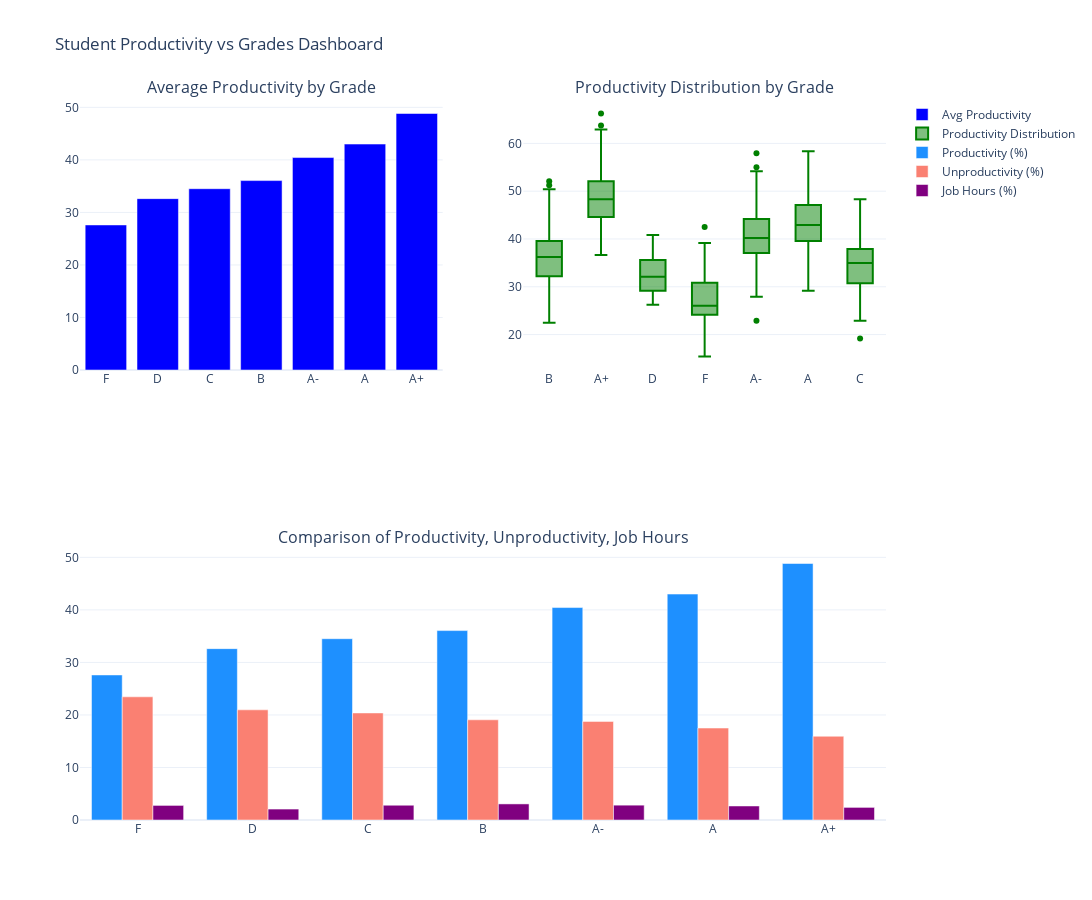

Write notebook code for a chart like this one.
### Code cell
import plotly.graph_objects as go
from plotly.subplots import make_subplots
import plotly.express as px

avg_productivity = df.groupby('grades')['percentage_of_prductivity'].mean().reset_index()
avg_values = df.groupby('grades')[['percentage_of_prductivity', 'percentage_of_unprductivity', 'percentage_of_job_hours']].mean().reset_index()

fig = make_subplots(
    rows=2, cols=2,
    subplot_titles=("Average Productivity by Grade", "Productivity Distribution by Grade", "Comparison of Productivity, Unproductivity, Job Hours"),
    specs=[[{"type": "bar"}, {"type": "box"}],
           [{"colspan": 2, "type": "bar"}, None]] 
)

fig.add_trace(
    go.Bar(
        x=avg_productivity['grades'],
        y=avg_productivity['percentage_of_prductivity'],
        marker_color='blue',
        name="Avg Productivity"
    ),
    row=1, col=1
)

fig.add_trace(
    go.Box(
        x=df['grades'],
        y=df['percentage_of_prductivity'],
        marker_color='green',
        name="Productivity Distribution"
    ),
    row=1, col=2
)

fig.add_trace(
    go.Bar(
        x=avg_values['grades'],
        y=avg_values['percentage_of_prductivity'],
        name="Productivity (%)",
        marker_color='dodgerblue'
    ),
    row=2, col=1
)
fig.add_trace(
    go.Bar(
        x=avg_values['grades'],
        y=avg_values['percentage_of_unprductivity'],
        name="Unproductivity (%)",
        marker_color='salmon'
    ),
    row=2, col=1
)
fig.add_trace(
    go.Bar(
        x=avg_values['grades'],
        y=avg_values['percentage_of_job_hours'],
        name="Job Hours (%)",
        marker_color='purple'
    ),
    row=2, col=1
)

fig.update_layout(
    title_text="Student Productivity vs Grades Dashboard",
    height=900,
    width=1200,
    barmode='group',
    template='plotly_white',
    showlegend=True
)

fig.show();

### Figure 1 — Plotly figure (JSON) as saved in the notebook; plotly's stock layout.template omitted (floating-point values rounded to 4 significant figures; data arrays with more than 128 entries replaced by an {"elided": "..."} marker saying what was removed)
{"data": [{"marker": {"color": "blue"}, "name": "Avg Productivity", "type": "bar", "x": ["F", "D", "C", "B", "A-", "A", "A+"], "xaxis": "x", "y": [27.62, 32.62, 34.51, 36.06, 40.44, 43.01, 48.83], "yaxis": "y"}, {"marker": {"color": "green"}, "name": "Productivity Distribution", "type": "box", "x": {"elided": "1000 str values"}, "xaxis": "x2", "y": {"elided": "1000 float values"}, "yaxis": "y2"}, {"marker": {"color": "dodgerblue"}, "name": "Productivity (%)", "type": "bar", "x": ["F", "D", "C", "B", "A-", "A", "A+"], "xaxis": "x3", "y": [27.62, 32.62, 34.51, 36.06, 40.44, 43.01, 48.83], "yaxis": "y3"}, {"marker": {"color": "salmon"}, "name": "Unproductivity (%)", "type": "bar", "x": ["F", "D", "C", "B", "A-", "A", "A+"], "xaxis": "x3", "y": [23.45, 20.97, 20.38, 19.08, 18.77, 17.51, 15.95], "yaxis": "y3"}, {"marker": {"color": "purple"}, "name": "Job Hours (%)", "type": "bar", "x": ["F", "D", "C", "B", "A-", "A", "A+"], "xaxis": "x3", "y": [2.778, 2.083, 2.809, 3.063, 2.825, 2.671, 2.4], "yaxis": "y3"}], "layout": {"annotations": [{"font": {"size": 16}, "showarrow": false, "text": "Average Productivity by Grade", "x": 0.225, "xanchor": "center", "xref": "paper", "y": 1, "yanchor": "bottom", "yref": "paper"}, {"font": {"size": 16}, "showarrow": false, "text": "Productivity Distribution by Grade", "x": 0.775, "xanchor": "center", "xref": "paper", "y": 1, "yanchor": "bottom", "yref": "paper"}, {"font": {"size": 16}, "showarrow": false, "text": "Comparison of Productivity, Unproductivity, Job Hours", "x": 0.5, "xanchor": "center", "xref": "paper", "y": 0.375, "yanchor": "bottom", "yref": "paper"}], "barmode": "group", "height": 900, "showlegend": true, "title": {"text": "Student Productivity vs Grades Dashboard"}, "width": 1200, "xaxis": {"anchor": "y", "domain": [0, 0.45]}, "xaxis2": {"anchor": "y2", "domain": [0.55, 1]}, "xaxis3": {"anchor": "y3", "domain": [0, 1]}, "yaxis": {"anchor": "x", "domain": [0.625, 1]}, "yaxis2": {"anchor": "x2", "domain": [0.625, 1]}, "yaxis3": {"anchor": "x3", "domain": [0, 0.375]}}}
